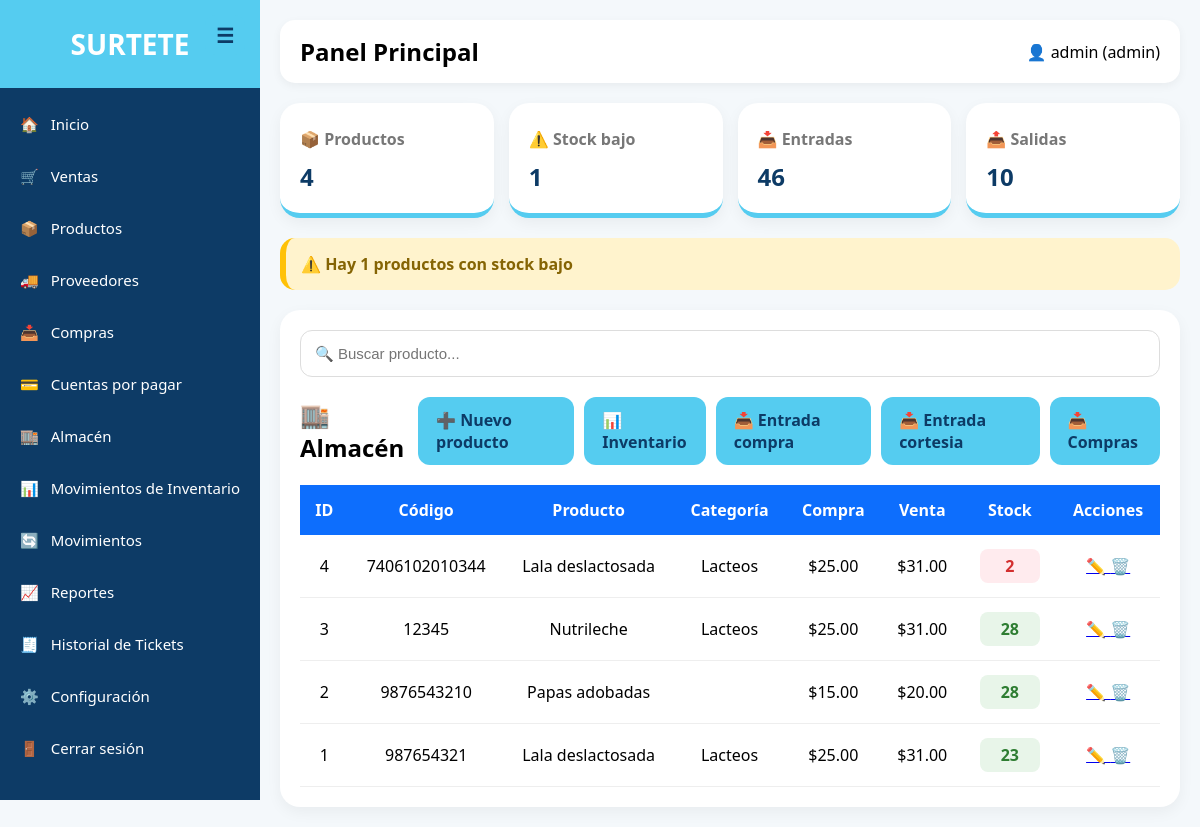
Page /almacen/index.php (signed in) on the committed database.
### tables this page shows
CREATE TABLE `productos` (
  `id` int(11) NOT NULL,
  `codigo_barras` varchar(50) DEFAULT NULL,
  `nombre` varchar(150) NOT NULL,
  `descripcion` text DEFAULT NULL,
  `precio_compra` decimal(10,2) DEFAULT NULL,
  `precio_venta` decimal(10,2) DEFAULT NULL,
  `stock` int(11) DEFAULT 0,
  `categoria_id` int(11) DEFAULT NULL
);

CREATE TABLE `categorias` (
  `id` int(11) NOT NULL,
  `nombre` varchar(100) NOT NULL
);

### almacen/index.php (the view, shortened to what this page needs)
<?php
include("../config/db.php");
$sql = "
SELECT
productos.*,
categorias.nombre AS categoria
FROM productos
LEFT JOIN categorias
ON productos.categoria_id = categorias.id
ORDER BY productos.id DESC
";
$stmt = $conexion->query($sql);
$productos = $stmt->fetchAll();
$stmt_stock = $conexion->query("
SELECT COUNT(*) AS total
FROM productos
WHERE stock <= 5
");
$stock_bajo = $stmt_stock->fetch()['total'];
?>
<!DOCTYPE html>
<html lang="es">
<head>
<link rel="stylesheet" href="../assets/css/style.css">
</head>
<body>
<?php include("../includes/sidebar.php"); ?>
<div class="main">
<?php include("../includes/topbar.php"); ?>
<div class="cards">
    <div class="card">
        <p>📦 Productos</p>
        <h2><?php echo count($productos); ?></h2>
    </div>
    <div class="card">
        <p>⚠️ Stock bajo</p>
        <h2><?php echo $stock_bajo; ?></h2>
    </div>
    <div class="card">
        <p>📥 Entradas</p>
        <h2>
            <?php
            $entradas = $conexion->query("
            SELECT IFNULL(SUM(cantidad),0) total
            FROM movimientos_inventario
            WHERE tipo='entrada'
            ")->fetch()['total'];
            echo $entradas;
            ?>
        </h2>
    </div>
    <div class="card">
        <p>📤 Salidas</p>
        <h2>
            <?php
            $salidas = $conexion->query("
            SELECT IFNULL(SUM(cantidad),0) total
            FROM movimientos_inventario
            WHERE tipo='salida'
            ")->fetch()['total'];
            echo $salidas;
            ?>
        </h2>
    </div>
</div>
<?php if($stock_bajo > 0): ?>
<div class="alerta-stock">
⚠️ Hay <?php echo $stock_bajo; ?> productos con stock bajo
</div>
<?php endif; ?>
<div class="table-container">
<div class="search-box">
<input
type="text"
id="buscar"
placeholder="🔍 Buscar producto...">
</div>
<div class="top-actions">
<h2>🏬 Almacén</h2>
<div style="display:flex; gap:10px;">
<a href="crear.php" class="btn">
➕ Nuevo producto
</a>
<a href="../inventario/index.php" class="btn">
📊 Inventario
</a>
<a href="entrada_compra.php" class="btn">
📥 Entrada compra
</a>
<a href="entrada_cortesia.php" class="btn">
📥 Entrada cortesia
</a>
<a href="../compras/index.php" class="btn">
📥 Compras
</a>
</div>
</div>
<table>
<thead>
<tr>
<th>ID</th>
<th>Código</th>
<th>Producto</th>
<th>Categoría</th>
<th>Compra</th>
<th>Venta</th>
<th>Stock</th>
<th>Acciones</th>
</tr>
</thead>
<tbody id="tabla-productos">
<?php foreach($productos as $p): ?>
<?php
$clase = 'normal';
if($p['stock'] <= 5){
    $clase = 'bajo';
}
elseif($p['stock'] <= 10){
    $clase = 'medio';
}
?>
<tr>
<td><?php echo $p['id']; ?></td>
<td><?php echo $p['codigo_barras']; ?></td>
<td><?php echo $p['nombre']; ?></td>
<td><?php echo $p['categoria']; ?></td>
<td>
$<?php echo number_format($p['precio_compra'],2); ?>
</td>
<td>
$<?php echo number_format($p['precio_venta'],2); ?>
</td>
<td>
<span class="stock <?php echo $clase; ?>">
<?php echo $p['stock']; ?>
</span>
</td>
<td>
<a href="../productos/editar.php?id=<?php echo $p['id']; ?>">
✏️
</a>
<a
href="../productos/eliminar.php?id=<?php echo $p['id']; ?>"
onclick="return confirm('¿Eliminar producto?')">
🗑️
</a>
</td>
</tr>
<?php endforeach; ?>
</tbody>
</table>
</div>
</div>
</body>
</html>

### assets/css/style.css (style rules this page uses)
* { margin:0; padding:0; box-sizing:border-box; }
body { font-family:'Segoe UI',sans-serif; background:#f4f8fb; }
.main { margin-left:240px; padding:20px; }
.cards { display:grid; grid-template-columns:repeat(auto-fit,minmax(220px,1fr)); gap:20px; }
.card { background:white; border-radius:20px; padding:25px; transition:.3s; cursor:pointer; border-bottom:5px solid #55ccf0; box-shadow:0 5px 15px rgba(0,0,0,0.05); }
.card p { color:#777; margin-top:5px; }

### almacen/index.php (style rules this page uses)
.table-container { background:white; padding:20px; border-radius:20px; box-shadow:0 5px 15px rgba(0,0,0,0.05); }
.top-actions { display:flex; justify-content:space-between; align-items:center; margin-bottom:20px; }
.btn { background:#55ccf0; color:#0d3b66; padding:12px 18px; text-decoration:none; border-radius:12px; font-weight:bold; transition:.2s; }
table { width:100%; border-collapse:collapse; }
table th { background:#0d6efd; color:white; padding:14px; }
table td { padding:14px; border-bottom:1px solid #eee; text-align:center; }
.stock { font-weight:bold; padding:6px 10px; border-radius:8px; display:inline-block; min-width:60px; }
.bajo { background:#ffebee; color:#d32f2f; }
.normal { background:#e8f5e9; color:#2e7d32; }
.search-box { margin-bottom:20px; }
.search-box input { width:100%; padding:14px; border-radius:12px; border:1px solid #ddd; outline:none; font-size:15px; }
.alerta-stock { background:#fff3cd; color:#856404; padding:15px; border-radius:15px; margin-bottom:20px; font-weight:bold; border-left:6px solid #ffc107; }
.cards { display:grid; grid-template-columns:repeat(4,1fr); gap:15px; margin-bottom:20px; }
.card { background:white; padding:20px; border-radius:20px; box-shadow:0 5px 15px rgba(0,0,0,0.05); }
.card h2 { margin-top:10px; color:#0d3b66; }
.card p { color:#777; font-weight:bold; }

### includes/sidebar.php (style rules this page uses)
.main { margin-left:260px; transition:.3s; padding:20px; }

### rows in the picture
productos: id "4", codigo_barras "7406102010344", nombre "Lala deslactosada", categoria.nombre "Lacteos", precio_compra "25.00", precio_venta "31.00", stock "2"
productos: id "3", codigo_barras "12345", nombre "Nutrileche", categoria.nombre "Lacteos", precio_compra "25.00", precio_venta "31.00", stock "28"
productos: id "2", codigo_barras "9876543210", nombre "Papas adobadas", precio_compra "15.00", precio_venta "20.00", stock "28"
productos: id "1", codigo_barras "987654321", nombre "Lala deslactosada", categoria.nombre "Lacteos", precio_compra "25.00", precio_venta "31.00", stock "23"

### other values in the picture
$_SESSION['usuario'] "admin"
$_SESSION['rol'] "admin"
count($productos) "4"
$stock_bajo "1"
$entradas "46"
$salidas "10"
